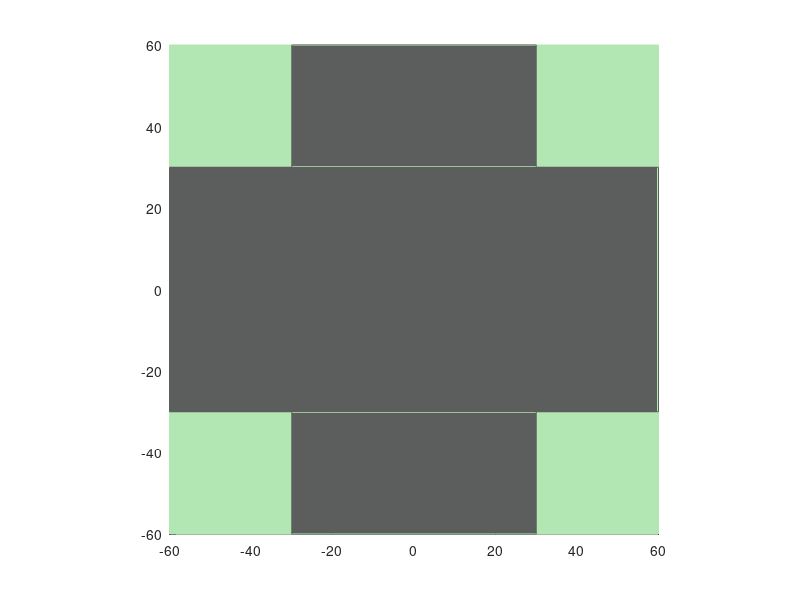

The MATLAB source for this figure: (Note: this script raises an error after producing the figure.)
figure(1)
hold on;

%draw a green background
bg = [0.7, 0.9, 0.7];
rectangle('Position', [-60,-60,120,120], 'FaceColor', bg, 'EdgeColor', bg);
rw = 10; % road width
%grey road background
grey = [40, 43, 42]/255 + 0.2;
%horizontal road
% ht = p3(1,2) - p1(1,2) + 2*rw;
rectangle('Position', [-60,-30,120,60], 'FaceColor', grey, 'EdgeColor', grey);
%vertical road
rectangle('Position', [-30,-60,60,120], 'FaceColor', grey, 'EdgeColor', grey);

%horizontal fog lines
% plot([p1(1,1), p4(1,1)-fd], p1(:,2)-fd, 'w')
% plot([p2(1,1)+fd, p1(2,1)], p1(:,2)-fd, 'w')
% 
% plot([p1(1,1), p4(1,1)-fd], p3(:,2)+fd, 'w')
% plot([p2(2,1)+fd, p1(2,1)], p3(:,2)+fd, 'w')

%horizontal yellow lines
% eps = 0.1;
% plot([p1(1,1), p4(1,1)-fd], [center+eps, center+eps], '-y')
% plot([p2(2,1)+fd, p1(2,1)], [center+eps, center+eps], '-y')
% plot([p1(1,1), p4(1,1)-fd], [center-eps, center-eps], '-y')
% plot([p2(2,1)+fd, p1(2,1)], [center-eps, center-eps], '-y')
% 
% plot([p1(1,1), p4(1,1)-fd], [center - rw, center - rw], '--y')
% plot([p2(2,1)+fd, p1(2,1)], [center - rw, center - rw], '--y')
% plot([p1(1,1), p4(1,1)-fd], [center + rw, center + rw], '--y')
% plot([p2(2,1)+fd, p1(2,1)], [center + rw, center + rw], '--y')


%verical fog lines
% plot(p2(:,1)+fd, [p2(1,2), p1(1,2)-fd], 'w')
% plot(p2(:,1)+fd, [p3(2,2)+fd, p2(2,2)], 'w')
% 
% plot(p4(:,1)-fd, [p4(1,2),p3(1,2)+fd], 'w')
% plot(p4(:,1)-fd, [p1(2,2)-fd,p4(2,2)], 'w')
% 
% %vertical yellow lines
% plot([center+eps, center+eps], [p2(1,2), p1(1,2)-fd], '-y')
% plot([center+eps, center+eps], [p3(2,2)+fd, p2(2,2)], '-y')
% plot([center-eps, center-eps], [p2(1,2), p1(1,2)-fd], '-y')
% plot([center-eps, center-eps], [p3(2,2)+fd, p2(2,2)], '-y')
% 
% plot([center + rw, center + rw], [p2(1,2), p1(1,2)-fd], '--y')
% plot([center + rw, center + rw], [p3(2,2)+fd, p2(2,2)], '--y')
% 
% plot([center - rw, center - rw], [p2(1,2), p1(1,2)-fd], '--y')
% plot([center - rw, center - rw], [p3(2,2)+fd, p2(2,2)], '--y')


axis square;

xlim([-60,60]);
ylim([-60,60]);
for j = 1:12
    xy=[];
    path = Geometry(j);
    for i=0:120
        xy = [xy; path.path(i)];
    end
    plot(xy(:,1),xy(:,2))
end